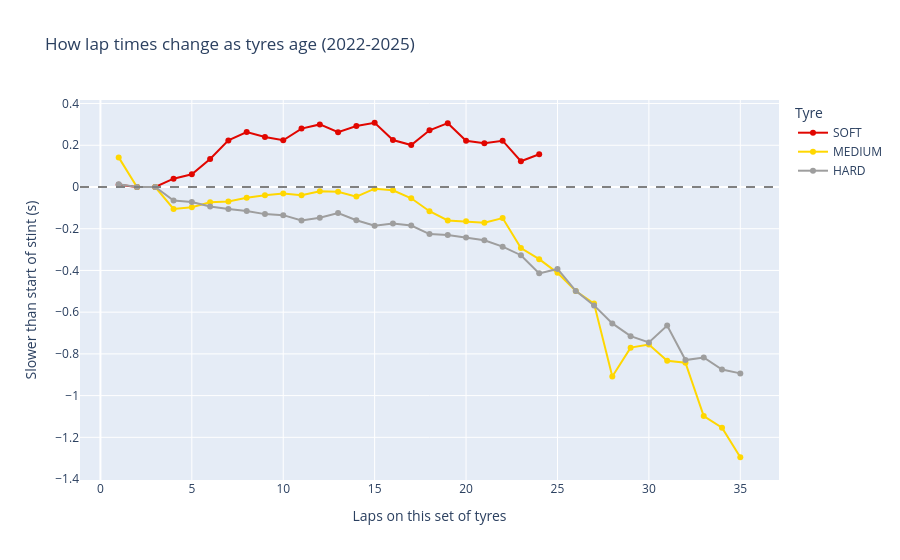

The cell this chart's notebook holds for it:
### Code cell
import plotly.express as px

tyre_colors = {"SOFT": "#E10600", "MEDIUM": "#FFD700", "HARD": "#9E9E9E"}

fig = px.line(
    curve,
    x="LapInStint",
    y="median",
    color="Compound",
    color_discrete_map=tyre_colors,
    category_orders={"Compound": ["SOFT", "MEDIUM", "HARD"]},
    markers=True,
    labels={
        "LapInStint": "Laps on this set of tyres",
        "median": "Slower than start of stint (s)",
        "Compound": "Tyre",
    },
    title="How lap times change as tyres age (2022-2025)",
)
fig.add_hline(y=0, line_dash="dash", line_color="grey")
fig.show()

### Figure 1 — Plotly figure (JSON) as saved in the notebook; plotly's stock layout.template omitted (floating-point values rounded to 4 significant figures)
{"data": [{"hovertemplate": "Tyre=SOFT<br>Laps on this set of tyres=%{x}<br>Slower than start of stint (s)=%{y}<extra></extra>", "legendgroup": "SOFT", "line": {"color": "#E10600", "dash": "solid"}, "marker": {"symbol": "circle"}, "mode": "lines+markers", "name": "SOFT", "orientation": "v", "showlegend": true, "type": "scatter", "x": [1, 2, 3, 4, 5, 6, 7, 8, 9, 10, 11, 12, 13, 14, 15, 16, 17, 18, 19, 20, 21, 22, 23, 24], "xaxis": "x", "y": [0.011, 0.0, 0.0, 0.04, 0.061, 0.1345, 0.2235, 0.2635, 0.2395, 0.224, 0.28, 0.3, 0.263, 0.292, 0.308, 0.225, 0.201, 0.272, 0.306, 0.222, 0.21, 0.222, 0.1235, 0.157], "yaxis": "y"}, {"hovertemplate": "Tyre=MEDIUM<br>Laps on this set of tyres=%{x}<br>Slower than start of stint (s)=%{y}<extra></extra>", "legendgroup": "MEDIUM", "line": {"color": "#FFD700", "dash": "solid"}, "marker": {"symbol": "circle"}, "mode": "lines+markers", "name": "MEDIUM", "orientation": "v", "showlegend": true, "type": "scatter", "x": [1, 2, 3, 4, 5, 6, 7, 8, 9, 10, 11, 12, 13, 14, 15, 16, 17, 18, 19, 20, 21, 22, 23, 24, 25, 26, 27, 28, 29, 30, 31, 32, 33, 34, 35], "xaxis": "x", "y": [0.142, 0.0, 0.0, -0.105, -0.097, -0.0735, -0.07, -0.052, -0.039, -0.031, -0.0395, -0.02, -0.0225, -0.046, -0.008, -0.016, -0.054, -0.116, -0.1605, -0.164, -0.171, -0.149, -0.2925, -0.346, -0.4115, -0.4985, -0.559, -0.908, -0.77, -0.755, -0.8325, -0.842, -1.098, -1.154, -1.295], "yaxis": "y"}, {"hovertemplate": "Tyre=HARD<br>Laps on this set of tyres=%{x}<br>Slower than start of stint (s)=%{y}<extra></extra>", "legendgroup": "HARD", "line": {"color": "#9E9E9E", "dash": "solid"}, "marker": {"symbol": "circle"}, "mode": "lines+markers", "name": "HARD", "orientation": "v", "showlegend": true, "type": "scatter", "x": [1, 2, 3, 4, 5, 6, 7, 8, 9, 10, 11, 12, 13, 14, 15, 16, 17, 18, 19, 20, 21, 22, 23, 24, 25, 26, 27, 28, 29, 30, 31, 32, 33, 34, 35], "xaxis": "x", "y": [0.0135, 0.0, 0.0, -0.065, -0.072, -0.0935, -0.106, -0.115, -0.13, -0.135, -0.16, -0.147, -0.125, -0.1595, -0.186, -0.175, -0.185, -0.2255, -0.23, -0.2415, -0.255, -0.286, -0.327, -0.414, -0.393, -0.498, -0.5675, -0.654, -0.715, -0.745, -0.664, -0.8295, -0.817, -0.875, -0.8935], "yaxis": "y"}], "layout": {"legend": {"title": {"text": "Tyre"}, "tracegroupgap": 0}, "shapes": [{"line": {"color": "grey", "dash": "dash"}, "type": "line", "x0": 0, "x1": 1, "xref": "x domain", "y0": 0, "y1": 0, "yref": "y"}], "title": {"text": "How lap times change as tyres age (2022-2025)"}, "xaxis": {"anchor": "y", "domain": [0, 1], "title": {"text": "Laps on this set of tyres"}}, "yaxis": {"anchor": "x", "domain": [0, 1], "title": {"text": "Slower than start of stint (s)"}}}}
